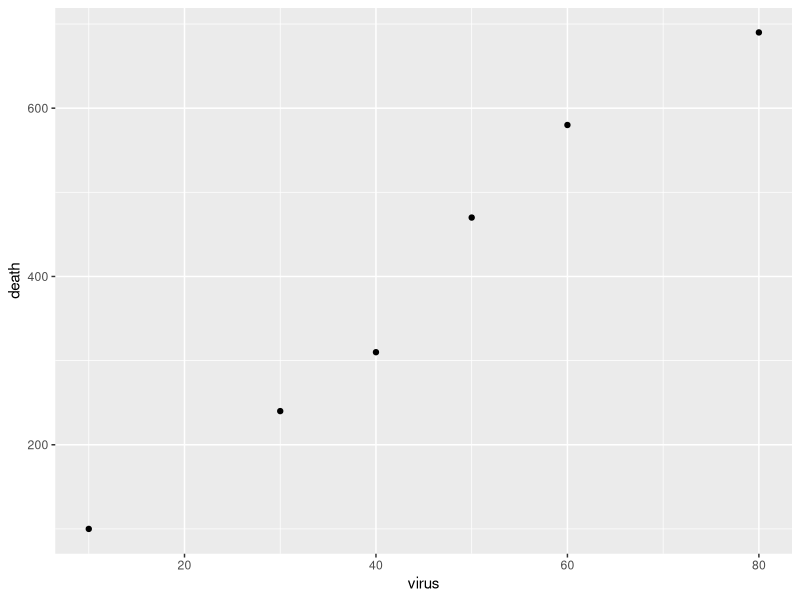
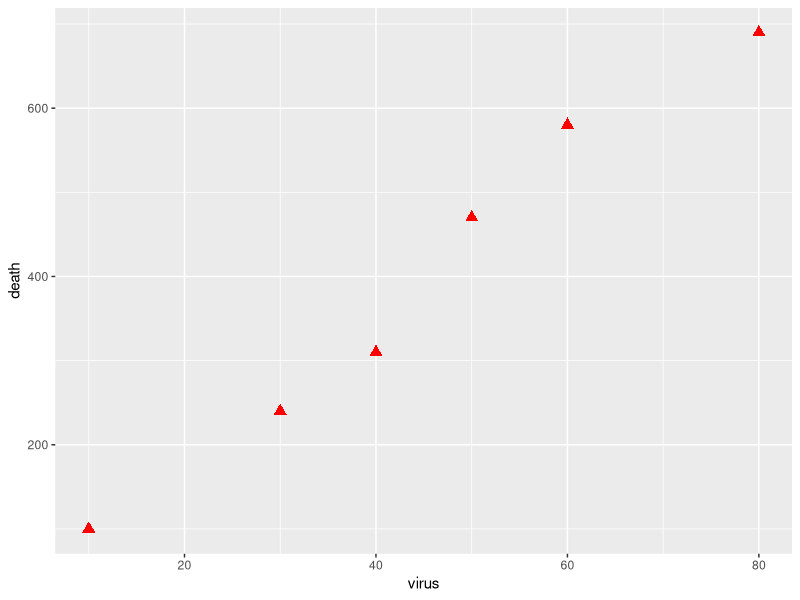
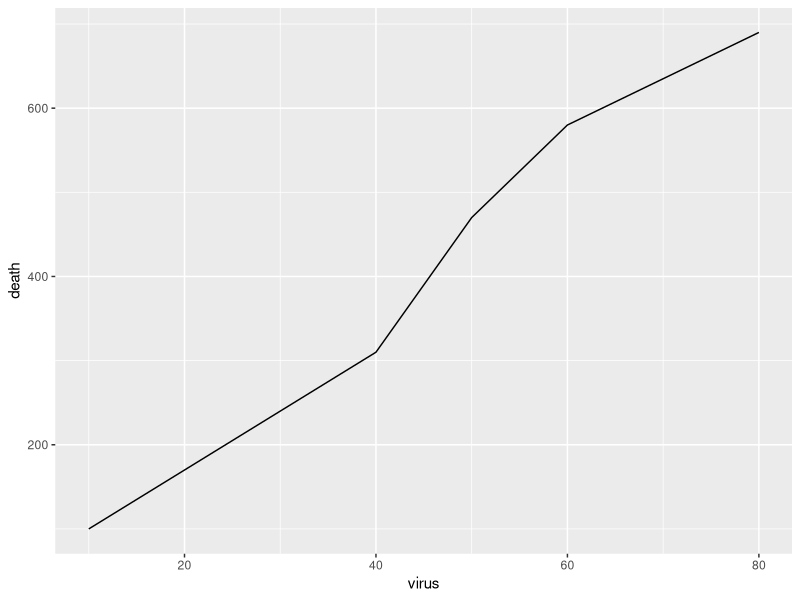
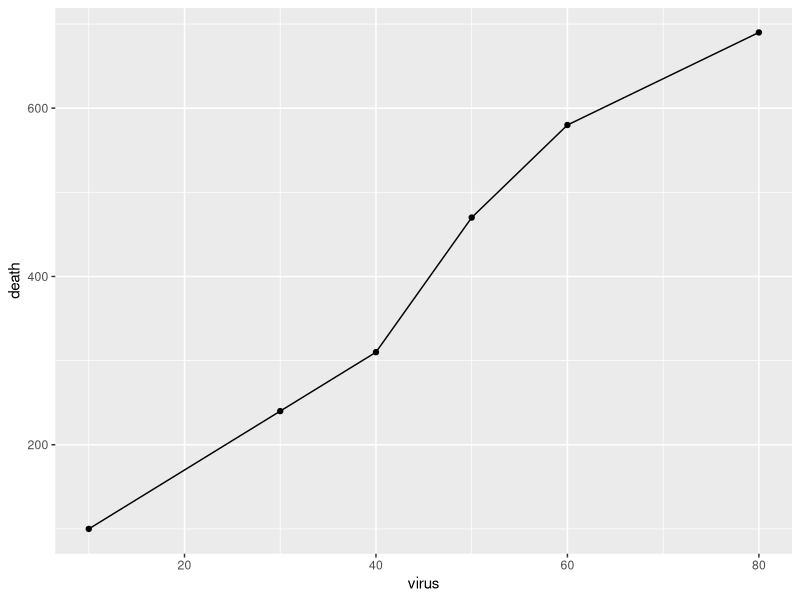
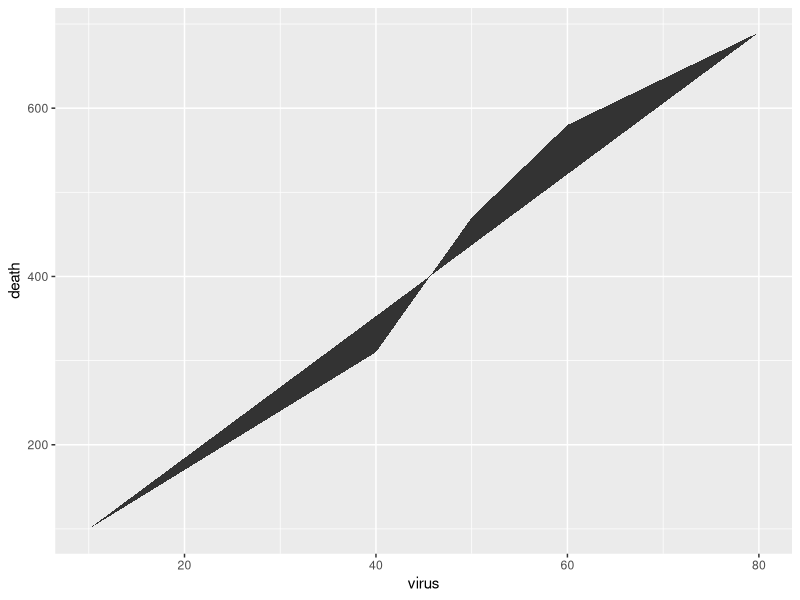

Write the R code that produced these figures, in order.
#This code is for ggplot2 based graphs

#Use the ggplot2 library:
library(ggplot2)

#Creation of a data frame (table) of ecological variables:

#We create two arrays:
virus <- c(10, 30, 40, 50, 60, 80)
death <- c(100, 240, 310, 470, 580, 690)

#The function to create the data frame:
data.frame(virus, death)

#We can assign the dataframe to an object:
d <- data.frame(virus, death)

#Summary of some objects (result is the univariate statistics of the table):
summary(d)

#To create a new ggplot we use the function ggplot(data, aesthetics(x=, y=)) + geometry we want to use (lines, point, ecc). In this case we use the function geom_point().
ggplot(d, aes(x=virus, y=death)) + geom_point()

#We can add information to geom_point()
ggplot(d, aes(x=virus, y=death)) + geom_point(size=3, col="red", pch=17)

#It is possible to use lines (the function connest observation in increasing order of x):
ggplot(d, aes(x=virus, y=death)) + geom_line()

#It is also possible to join different functions: 
ggplot(d, aes(x=virus, y=death)) + geom_point() + geom_line()

#Or polygons: 
ggplot(d, aes(x=virus, y=death)) + geom_polygon()
